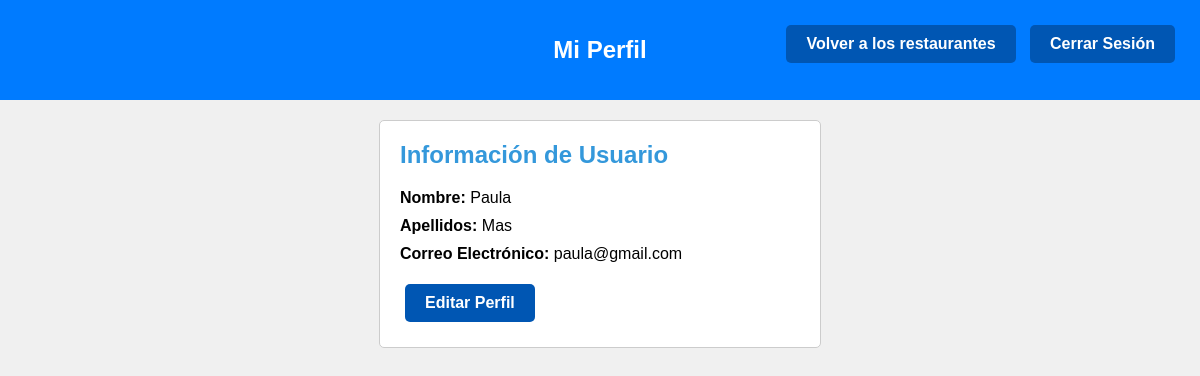
The app's page /src/Views/perfil.php (signed in) with its own data.
### tables this page shows
CREATE TABLE `usuarios` (
  `id` int(11) NOT NULL,
  `nombre_usuario` varchar(50) NOT NULL,
  `contrasena` varchar(255) NOT NULL,
  `email` varchar(100) NOT NULL,
  `nombre` varchar(50) NOT NULL,
  `apellidos` varchar(100) NOT NULL,
  `telefono` int(11) NOT NULL,
  `favorito` tinyint(1) DEFAULT 0,
  `tipo_usuario` int(11) NOT NULL DEFAULT 1
);

### src/Views/perfil.php (the view, shortened to what this page needs)
<?php
$conexion = obtenerPdoConexionBD();
$usuarioId = $_SESSION['usuario_id'];
$consulta = $conexion->prepare("SELECT nombre, apellidos, email, tipo_usuario FROM usuarios WHERE id = ?");
$consulta->execute([$usuarioId]);
$usuario = $consulta->fetch(PDO::FETCH_ASSOC);
?>
<!DOCTYPE html>
<html lang="es">
<head>
    <link rel="stylesheet" href="../../styles.css">
</head>
<body>
<div class="header">
    <h1>Mi Perfil</h1>
</div>
<div class="buttons">
    <a href="inicio.php" class="button">Volver a los restaurantes</a>
    <a href="../Controls/cerrar_sesion.php" class="button">Cerrar Sesión</a>
</div>
<div class="perfil">
    <h2>Información de Usuario</h2>
    <ul>
        <li><strong>Nombre:</strong> <?php echo $usuario['nombre']; ?></li>
        <li><strong>Apellidos:</strong> <?php echo $usuario['apellidos']; ?></li>
        <li><strong>Correo Electrónico:</strong> <?php echo $usuario['email']; ?></li>
    </ul>
    <a href="editar_perfil.php" class="button">Editar Perfil</a>
</div>
</body>
</html>

### styles.css (style rules this page uses)
body { font-family: Arial, sans-serif; background-color: #f0f0f0; margin: 0; padding: 0; text-align: center; }
.header { background-color: #007bff; color: #fff; padding: 20px; text-align: center; }
h1 { font-size: 24px; }
.buttons { text-align: right; position: absolute; top: 20px; right: 20px; }
.button { display: inline-block; background-color: #0056b3; color: #fff; text-decoration: none; padding: 10px 20px; margin: 5px; border-radius: 5px; font-weight: bold; }
.perfil { background-color: #fff; border: 1px solid #ccc; border-radius: 5px; margin: 20px auto; max-width: 400px; padding: 20px; text-align: left; }
.perfil h2 { color: #3498db; margin-top: 0; }
ul { list-style: none; padding: 0; }
ul li { margin: 10px 0; }
strong { font-weight: bold; }

### records on screen
usuarios: nombre "Paula", apellidos "Mas", email "paula@gmail.com"
